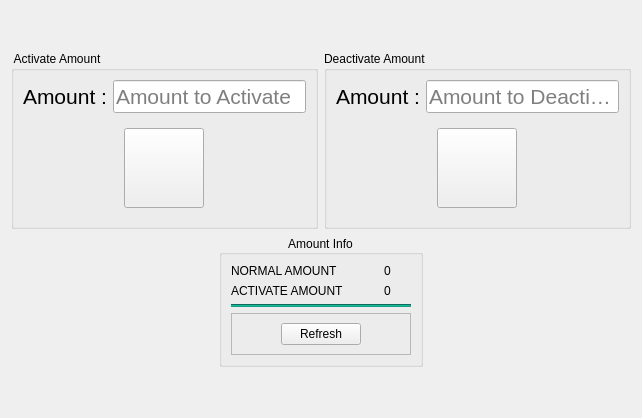
          <widget class="QWidget" name="tab_8">
           <attribute name="title">
            <string>WALLET</string>
           </attribute>
           <layout class="QGridLayout" name="gridLayout_21">
            <item row="1" column="0" colspan="3">
             <layout class="QHBoxLayout" name="horizontalLayout_17">
              <item>
               <widget class="QGroupBox" name="groupBox_5">
                <property name="sizePolicy">
                 <sizepolicy hsizetype="Maximum" vsizetype="Maximum">
                  <horstretch>0</horstretch>
                  <verstretch>0</verstretch>
                 </sizepolicy>
                </property>
                <property name="minimumSize">
                 <size>
                  <width>0</width>
                  <height>0</height>
                 </size>
                </property>
                <property name="maximumSize">
                 <size>
                  <width>600</width>
                  <height>200</height>
                 </size>
                </property>
                <property name="title">
                 <string> Activate Amount</string>
                </property>
                <layout class="QGridLayout" name="gridLayout_11">
                 <item row="0" column="0">
                  <widget class="QLabel" name="label_21">
                   <property name="font">
                    <font>
                     <pointsize>16</pointsize>
                    </font>
                   </property>
                   <property name="text">
                    <string>Amount :</string>
                   </property>
                  </widget>
                 </item>
                 <item row="0" column="1">
                  <widget class="QLineEdit" name="lineEdit_12">
                   <property name="font">
                    <font>
                     <pointsize>16</pointsize>
                    </font>
                   </property>
                   <property name="placeholderText">
                    <string>Amount to Activate</string>
                   </property>
                  </widget>
                 </item>
                 <item row="1" column="0" colspan="2">
                  <widget class="QFrame" name="frame_22">
                   <property name="sizePolicy">
                    <sizepolicy hsizetype="Minimum" vsizetype="Maximum">
                     <horstretch>0</horstretch>
                     <verstretch>0</verstretch>
                    </sizepolicy>
                   </property>
                   <property name="frameShape">
                    <enum>QFrame::NoFrame</enum>
                   </property>
                   <property name="frameShadow">
                    <enum>QFrame::Raised</enum>
                   </property>
                   <layout class="QHBoxLayout" name="horizontalLayout_15">
                    <item>
                     <widget class="QPushButton" name="pushButton_13">
                      <property name="sizePolicy">
                       <sizepolicy hsizetype="Maximum" vsizetype="Maximum">
                        <horstretch>0</horstretch>
                        <verstretch>0</verstretch>
                       </sizepolicy>
                      </property>
                      <property name="minimumSize">
                       <size>
                        <width>80</width>
                        <height>80</height>
                       </size>
                      </property>
                      <property name="text">
                       <string/>
                      </property>
                     </widget>
                    </item>
                   </layout>
                  </widget>
                 </item>
                </layout>
               </widget>
              </item>
              <item>
               <layout class="QHBoxLayout" name="horizontalLayout_26">
                <item>
                 <widget class="QGroupBox" name="groupBox_9">
                  <property name="sizePolicy">
                   <sizepolicy hsizetype="Maximum" vsizetype="Maximum">
                    <horstretch>0</horstretch>
                    <verstretch>0</verstretch>
                   </sizepolicy>
                  </property>
                  <property name="minimumSize">
                   <size>
                    <width>0</width>
                    <height>0</height>
                   </size>
                  </property>
                  <property name="maximumSize">
                   <size>
                    <width>600</width>
                    <height>200</height>
                   </size>
                  </property>
                  <property name="title">
                   <string>Deactivate Amount</string>
                  </property>
                  <layout class="QGridLayout" name="gridLayout_18">
                   <item row="0" column="0">
                    <widget class="QLabel" name="label_33">
                     <property name="font">
                      <font>
                       <pointsize>16</pointsize>
                      </font>
                     </property>
                     <property name="text">
                      <string>Amount :</string>
                     </property>
                    </widget>
                   </item>
                   <item row="0" column="1">
                    <widget class="QLineEdit" name="lineEdit_16">
                     <property name="font">
                      <font>
                       <pointsize>16</pointsize>
                      </font>
                     </property>
                     <property name="placeholderText">
                      <string>Amount to Deactivate</string>
                     </property>
                    </widget>
                   </item>
                   <item row="1" column="0" colspan="2">
                    <widget class="QFrame" name="frame_36">
                     <property name="sizePolicy">
                      <sizepolicy hsizetype="Minimum" vsizetype="Maximum">
                       <horstretch>0</horstretch>
                       <verstretch>0</verstretch>
                      </sizepolicy>
                     </property>
                     <property name="frameShape">
                      <enum>QFrame::NoFrame</enum>
                     </property>
                     <property name="frameShadow">
                      <enum>QFrame::Raised</enum>
                     </property>
                     <layout class="QHBoxLayout" name="horizontalLayout_27">
                      <item>
                       <widget class="QPushButton" name="pushButton_20">
                        <property name="sizePolicy">
                         <sizepolicy hsizetype="Maximum" vsizetype="Maximum">
                          <horstretch>0</horstretch>
                          <verstretch>0</verstretch>
                         </sizepolicy>
                        </property>
                        <property name="minimumSize">
                         <size>
                          <width>80</width>
                          <height>80</height>
                         </size>
                        </property>
                        <property name="text">
                         <string/>
                        </property>
                       </widget>
                      </item>
                     </layout>
                    </widget>
                   </item>
                  </layout>
                 </widget>
                </item>
               </layout>
              </item>
             </layout>
            </item>
            <item row="0" column="0" colspan="2">
             <spacer name="verticalSpacer_8">
              <property name="orientation">
               <enum>Qt::Vertical</enum>
              </property>
              <property name="sizeHint" stdset="0">
               <size>
                <width>20</width>
                <height>40</height>
               </size>
              </property>
             </spacer>
            </item>
            <item row="2" column="1">
             <widget class="QGroupBox" name="groupBox_19">
              <property name="layoutDirection">
               <enum>Qt::LeftToRight</enum>
              </property>
              <property name="autoFillBackground">
               <bool>false</bool>
              </property>
              <property name="title">
               <string>Amount Info</string>
              </property>
              <property name="alignment">
               <set>Qt::AlignCenter</set>
              </property>
              <layout class="QGridLayout" name="gridLayout_6">
               <item row="2" column="2">
                <widget class="QLabel" name="label_59">
                 <property name="text">
                  <string>0</string>
                 </property>
                </widget>
               </item>
               <item row="2" column="0">
                <widget class="QLabel" name="label_8">
                 <property name="text">
                  <string>ACTIVATE AMOUNT</string>
                 </property>
                </widget>
               </item>
               <item row="2" column="1">
                <widget class="QLabel" name="label_80">
                 <property name="text">
                  <string/>
                 </property>
                </widget>
               </item>
               <item row="0" column="1">
                <widget class="QLabel" name="label_81">
                 <property name="text">
                  <string/>
                 </property>
                </widget>
               </item>
               <item row="0" column="2">
                <widget class="QLabel" name="label_45">
                 <property name="text">
                  <string>0</string>
                 </property>
                </widget>
               </item>
               <item row="0" column="0">
                <widget class="QLabel" name="label_16">
                 <property name="text">
                  <string>NORMAL AMOUNT</string>
                 </property>
                </widget>
               </item>
               <item row="4" column="0" colspan="3">
                <widget class="QFrame" name="frame_15">
                 <property name="frameShape">
                  <enum>QFrame::StyledPanel</enum>
                 </property>
                 <property name="frameShadow">
                  <enum>QFrame::Raised</enum>
                 </property>
                 <layout class="QHBoxLayout" name="horizontalLayout_55">
                  <item>
                   <spacer name="horizontalSpacer_21">
                    <property name="orientation">
                     <enum>Qt::Horizontal</enum>
                    </property>
                    <property name="sizeHint" stdset="0">
                     <size>
                      <width>40</width>
                      <height>20</height>
                     </size>
                    </property>
                   </spacer>
                  </item>
                  <item>
                   <widget class="QPushButton" name="pushButton_42">
                    <property name="text">
                     <string>Refresh</string>
                    </property>
                   </widget>
                  </item>
                  <item>
                   <spacer name="horizontalSpacer_22">
                    <property name="orientation">
                     <enum>Qt::Horizontal</enum>
                    </property>
                    <property name="sizeHint" stdset="0">
                     <size>
                      <width>40</width>
                      <height>20</height>
                     </size>
                    </property>
                   </spacer>
                  </item>
                 </layout>
                </widget>
               </item>
               <item row="3" column="0" colspan="3">
                <widget class="Line" name="line_6">
                 <property name="sizeIncrement">
                  <size>
                   <width>0</width>
                   <height>20</height>
                  </size>
                 </property>
                 <property name="styleSheet">
                  <string notr="true">background-color: rgb(22, 160, 133);</string>
                 </property>
                 <property name="orientation">
                  <enum>Qt::Horizontal</enum>
                 </property>
                </widget>
               </item>
              </layout>
             </widget>
            </item>
            <item row="4" column="1">
             <spacer name="verticalSpacer_7">
              <property name="orientation">
               <enum>Qt::Vertical</enum>
              </property>
              <property name="sizeHint" stdset="0">
               <size>
                <width>20</width>
                <height>40</height>
               </size>
              </property>
             </spacer>
            </item>
           </layout>
          </widget>
